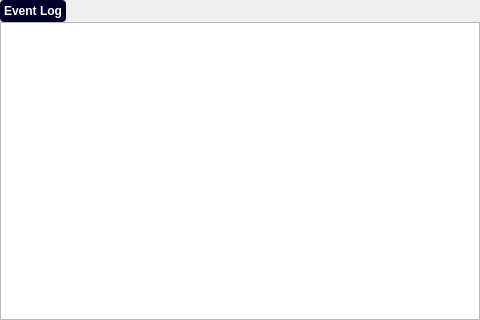
<?xml version="1.0" encoding="UTF-8"?>
<ui version="4.0">
 <class>EventListScreen</class>
 <widget class="QWidget" name="EventListScreen">
  <property name="geometry">
   <rect>
    <x>0</x>
    <y>0</y>
    <width>480</width>
    <height>320</height>
   </rect>
  </property>
  <property name="windowTitle">
   <string>Form</string>
  </property>
  <layout class="QGridLayout" name="gridLayout">
   <property name="leftMargin">
    <number>0</number>
   </property>
   <property name="topMargin">
    <number>0</number>
   </property>
   <property name="rightMargin">
    <number>0</number>
   </property>
   <property name="bottomMargin">
    <number>0</number>
   </property>
   <property name="spacing">
    <number>0</number>
   </property>
   <item row="1" column="0" colspan="2">
    <widget class="BaseList" name="eventList">
     <property name="font">
      <font>
       <pointsize>5</pointsize>
      </font>
     </property>
     <property name="verticalScrollBarPolicy">
      <enum>Qt::ScrollBarAlwaysOff</enum>
     </property>
     <property name="horizontalScrollBarPolicy">
      <enum>Qt::ScrollBarAlwaysOff</enum>
     </property>
     <property name="showGrid">
      <bool>false</bool>
     </property>
     <property name="cornerButtonEnabled">
      <bool>false</bool>
     </property>
     <attribute name="horizontalHeaderMinimumSectionSize">
      <number>15</number>
     </attribute>
     <attribute name="verticalHeaderMinimumSectionSize">
      <number>15</number>
     </attribute>
    </widget>
   </item>
   <item row="0" column="0">
    <widget class="QPushButton" name="pushButton">
     <property name="font">
      <font>
       <weight>75</weight>
       <bold>true</bold>
      </font>
     </property>
     <property name="styleSheet">
      <string notr="true">background-color: #000028;
color: white;
border-radius: 4px;
padding: 4px;</string>
     </property>
     <property name="text">
      <string>Event Log</string>
     </property>
    </widget>
   </item>
   <item row="0" column="1">
    <spacer name="horizontalSpacer">
     <property name="orientation">
      <enum>Qt::Horizontal</enum>
     </property>
     <property name="sizeHint" stdset="0">
      <size>
       <width>40</width>
       <height>20</height>
      </size>
     </property>
    </spacer>
   </item>
  </layout>
 </widget>
 <customwidgets>
  <customwidget>
   <class>BaseList</class>
   <extends>QTableView</extends>
   <header>widget/baselist.h</header>
  </customwidget>
 </customwidgets>
 <resources/>
 <connections/>
</ui>
